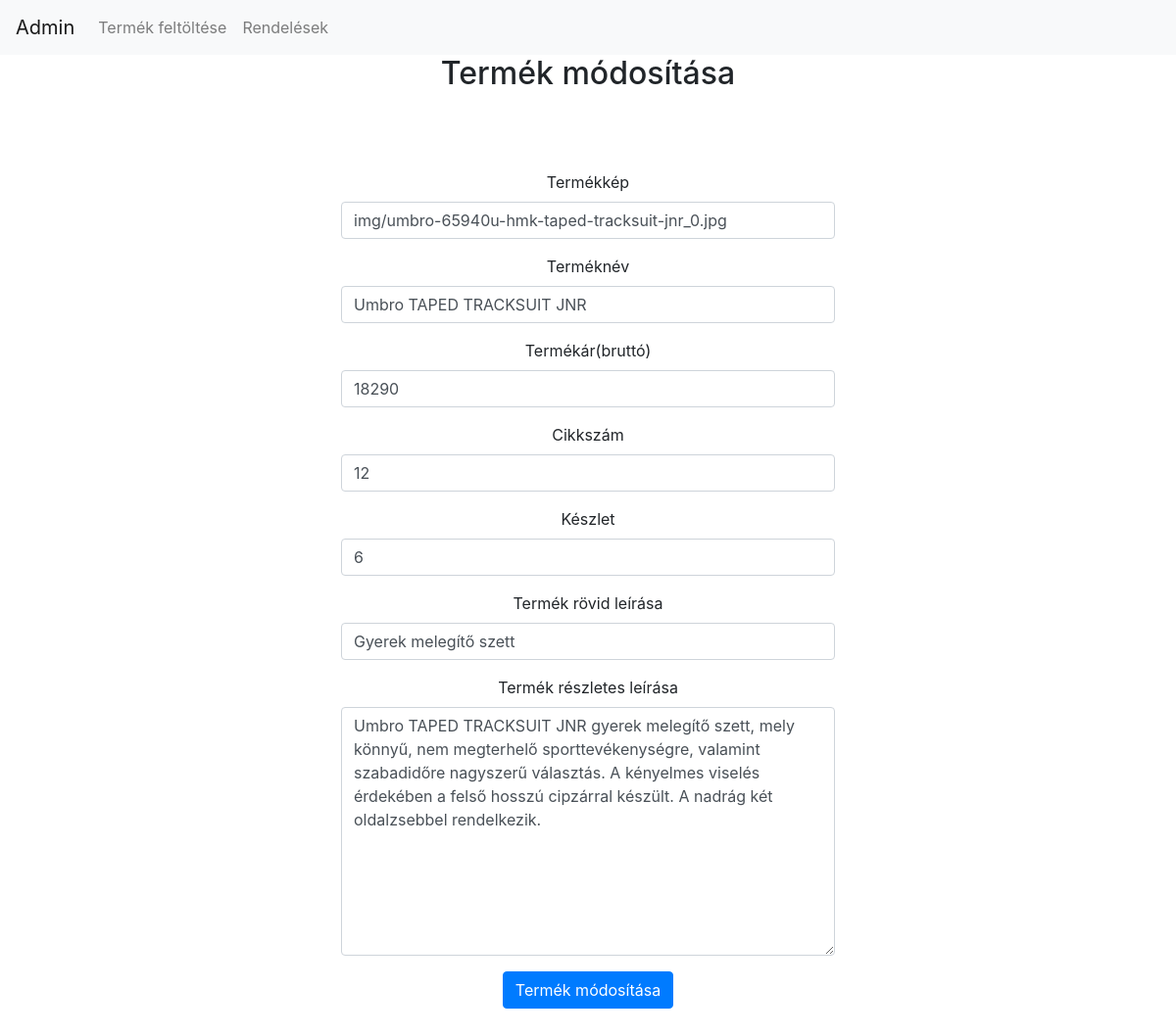
Screenshot of /admin/admin_modosit.php?id=12 with the database file from the repository.
### tables this page shows
CREATE TABLE `termekek` (
  `id` int(5) NOT NULL,
  `kategoria` varchar(100) NOT NULL,
  `nev` varchar(255) NOT NULL,
  `cikkszam` decimal(10,0) NOT NULL,
  `ar` decimal(10,0) NOT NULL,
  `rleiras` varchar(255) NOT NULL,
  `hleiras` mediumtext NOT NULL,
  `kep` varchar(255) NOT NULL,
  `keszlet` int(3) NOT NULL,
  `aktiv` int(1) NOT NULL DEFAULT 1
);

### admin/admin_modosit.php (the view, shortened to what this page needs)
<!DOCTYPE html>
<html lang="en">
<head>
<link rel="stylesheet" href="https://cdnjs.cloudflare.com/ajax/libs/twitter-bootstrap/4.5.2/css/bootstrap.min.css">
<link rel="stylesheet" href="https://cdnjs.cloudflare.com/ajax/libs/font-awesome/5.15.0/css/all.min.css">
</head>
<body>
<nav class="navbar navbar-expand-lg navbar-light bg-light">
  <a class="navbar-brand" href="index.php">Admin</a>
  <div class="collapse navbar-collapse" id="navbarNav">
    <ul class="navbar-nav">
      <li class="nav-item">
        <a class="nav-link" href="admin_feltolt.php">Termék feltöltése</a>
      </li>
      <li class="nav-item">
        <a class="nav-link" href="admin_rendeles.php">Rendelések</a>
      </li>
    </ul>
  </div>
</nav>
<div class="container">
    <h2 class="text-center mb-3">Termék módosítása</h2>
    <div class="row justify-content-center">
        <form  method="post" class="form-group text-center p-5 rounded" style="width: 600px;">
            <?php
                $con = mysqli_connect("localhost", "root", "", "webshop");
                mysqli_query($con, "SET NAMES utf8");
                if(isset($_GET["id"])){
                    $termekid = $_GET["id"];
                    $sql = "SELECT * FROM termekek WHERE id='$termekid'";
                }
                $result = mysqli_query($con, $sql);
                while($row = mysqli_fetch_array($result)){
                    ?>
                        <label for="">Termékkép</label>
                        <input type="text" name="file" class="form-control mb-3" value="<?php echo $row["kep"]; ?>">
                        <label for="">Terméknév</label>
                        <input type="text" name="termeknev" class="form-control mb-3" value="<?php echo $row["nev"];  ?>">
                        <label for="">Termékár(bruttó)</label>
                        <input type="text" name="termekar" class="form-control mb-3" value="<?php echo $row["ar"];?>">
                        <label for="">Cikkszám</label>
                        <input type="text" name="cikkszam" class="form-control mb-3" value="<?php echo $row["cikkszam"]; ?>">
                        <label for="">Készlet</label>
                        <input type="text" name="keszlet" class="form-control mb-3" value="<?php echo $row["keszlet"]; ?>">
                        <label for="">Termék rövid leírása</label>
                        <input type="text" name="rleiras" class="form-control mb-3" value="<?php echo $row["rleiras"]; ?>">
                        <label for="">Termék részletes leírása</label>
                        <textarea name="hleiras" class="form-control mb-3" cols="50" rows="10"><?php  echo $row["hleiras"]; ?></textarea>
                        <button type="submit" name="upload" class="btn btn-primary">Termék módosítása</button>
                    <?php
                }
            ?>
        </form>
    </div>
</div>
</body>
</html>

### rows the page displays
termekek: file "img/umbro-65940u-hmk-taped-tracksuit-jnr_0.jpg", termeknev "Umbro TAPED TRACKSUIT JNR", termekar "18290", cikkszam "12", keszlet "6", rleiras "Gyerek melegítő szett", hleiras "Umbro TAPED TRACKSUIT JNR gyerek melegítő szett, mely könnyű, nem megterhelő sporttevékenységre, valamint szabadidőre nagyszerű választás. A kényelmes viselés érdekében a felső hosszú cipzárral készült. A nadrág két oldalzsebbel rendelkezik."
